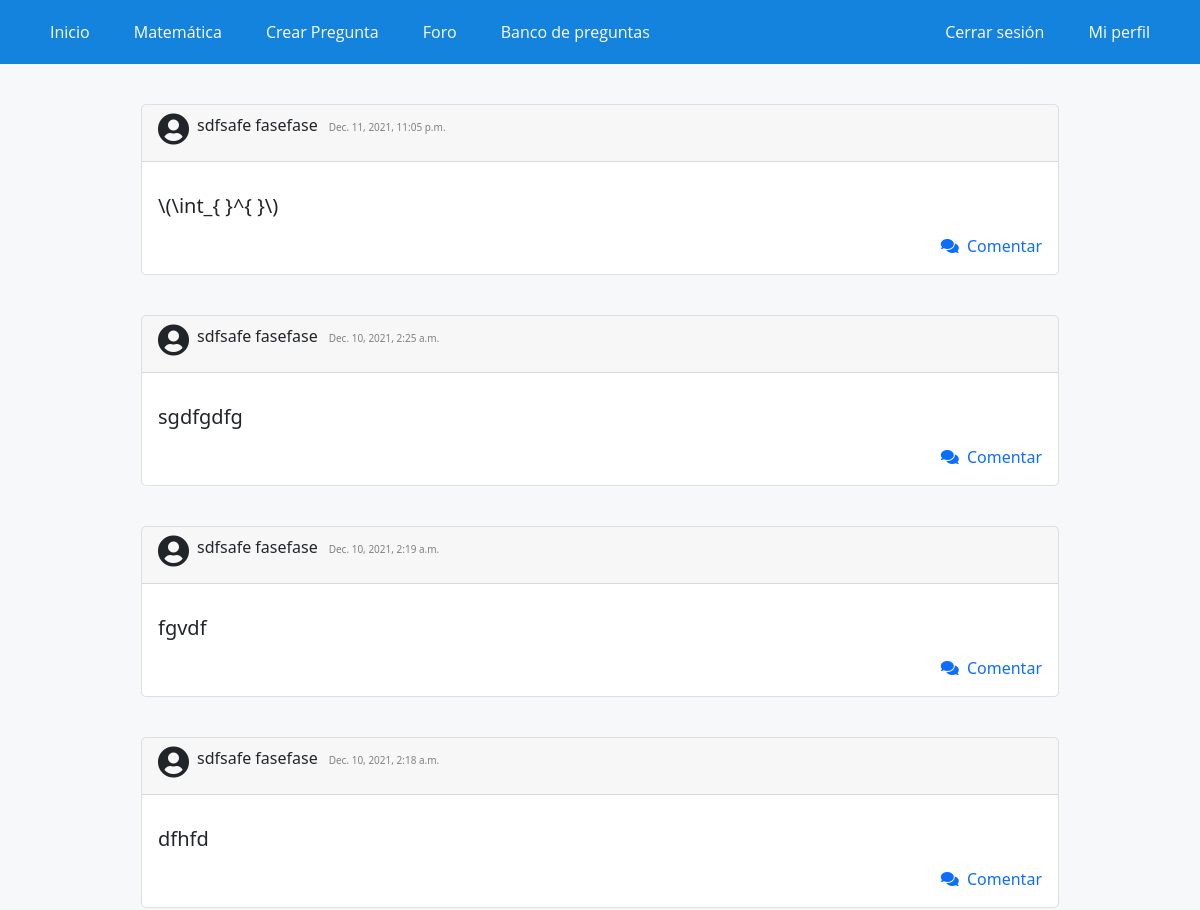
Page /foro/ (signed in, upper part) on the earlier database version.
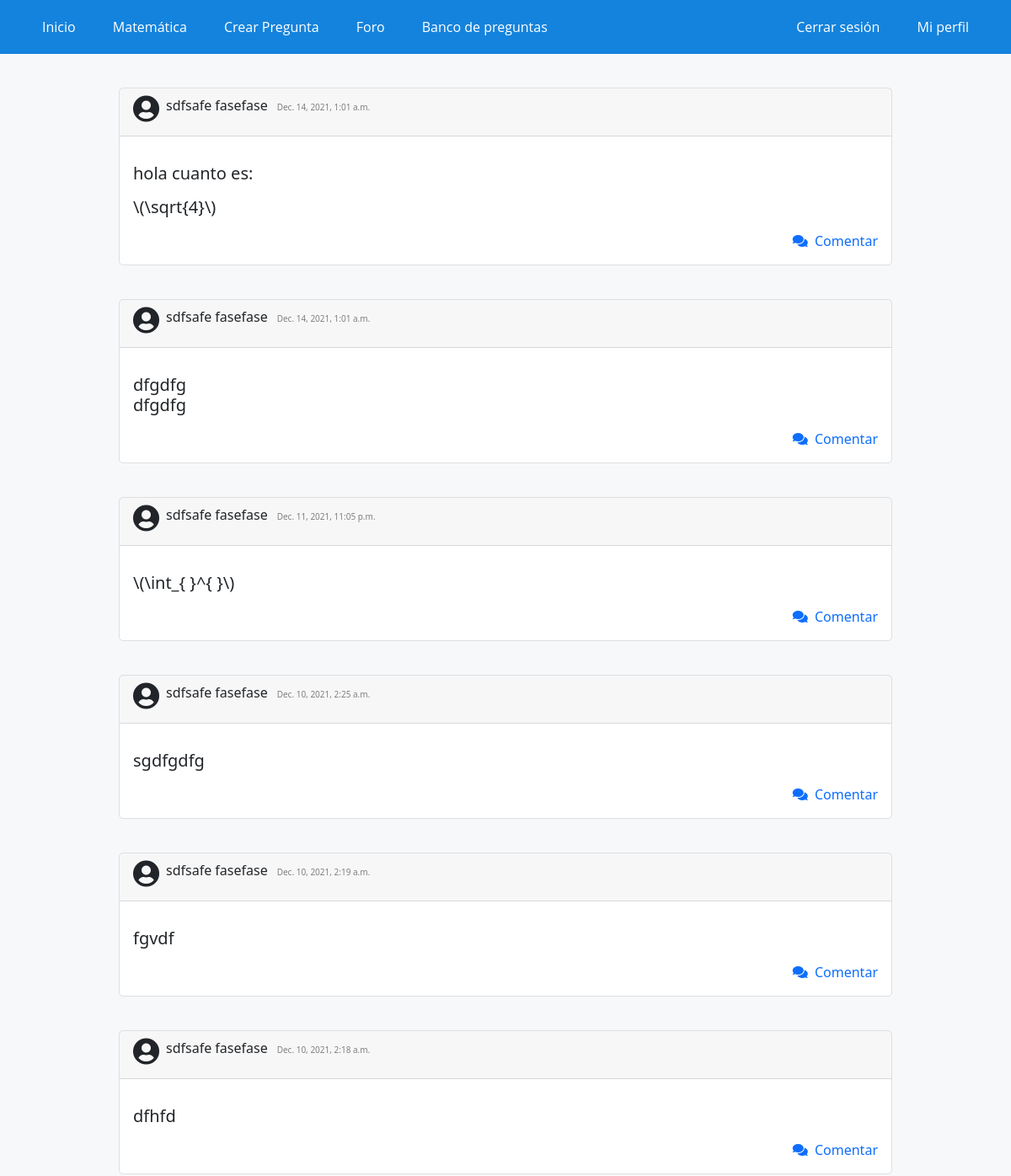
Same page on the later database version.
### WebApp/models.py (models this page shows, shortened)
class PostForo(models.Model):
    usuario = models.ForeignKey(settings.AUTH_USER_MODEL, on_delete=models.CASCADE)
    sigla = models.CharField(max_length=7, choices=siglas)
    texto = models.TextField(max_length=2500)
    slug = models.SlugField(unique=True, blank=True,max_length=2500)
    tiempo = models.DateTimeField(auto_now_add=True)
    class Meta:
        ordering = ['-tiempo']

### WebApp/views.py (the view)
# urls.py: path('foro/', foro, name="foro1"),
def foro(request):
    post = PostForo.objects.all()
    contexto = {
        'post': post
    }
    return render(request, 'app/foro.html', contexto)

### WebApp/templates/app/foro.html (shortened to what this page needs)
{% extends 'app/base.html' %}
{% load static %}
{% block contenido %}
<div class="elContenedor">
    <p>
        {% for post in post %}
        <div class="preguntas mb-3 mx-auto" style="width: 85%;">
            <div class="card-header"><i style="float: left; " class="svg-inline--fa fas fa-user-circle fa-2x">&nbsp;</i>
                <p style="display: inline-block; ">{{post.usuario.first_name}}{{" "}}{{post.usuario.last_name}}</p> &nbsp;<h7 style="color: gray; font-size: 10px;">
                    {{post.tiempo}}</h7>
            </div>
            <div class="card-body">
                <p class="card-text">
                    <h5 style="word-wrap: break-word;">{{post.texto| linebreaks}}</h5>
                </p>
                <div>
                    <a style="text-decoration: none;" href="{% url 'foro2' post.pk %}">
                        <div style="text-align: right;"><i class="fas fa-comments "></i>&nbsp;&nbsp;Comentar</div>
                    </a>
                </div>
            </div>
        </div>
        {% endfor %}
    </p>
</div>
{% endblock %}

Differences in the rows shown:
added PostForo: usuario.first_name "sdfsafe", usuario.last_name "fasefase", tiempo "Dec. 14, 2021, 1:01 a.m.", texto "hola cuanto es: \\(\\sqrt{4}\\)"
added PostForo: usuario.first_name "sdfsafe", usuario.last_name "fasefase", tiempo "Dec. 14, 2021, 1:01 a.m.", texto "dfgdfg dfgdfg"
